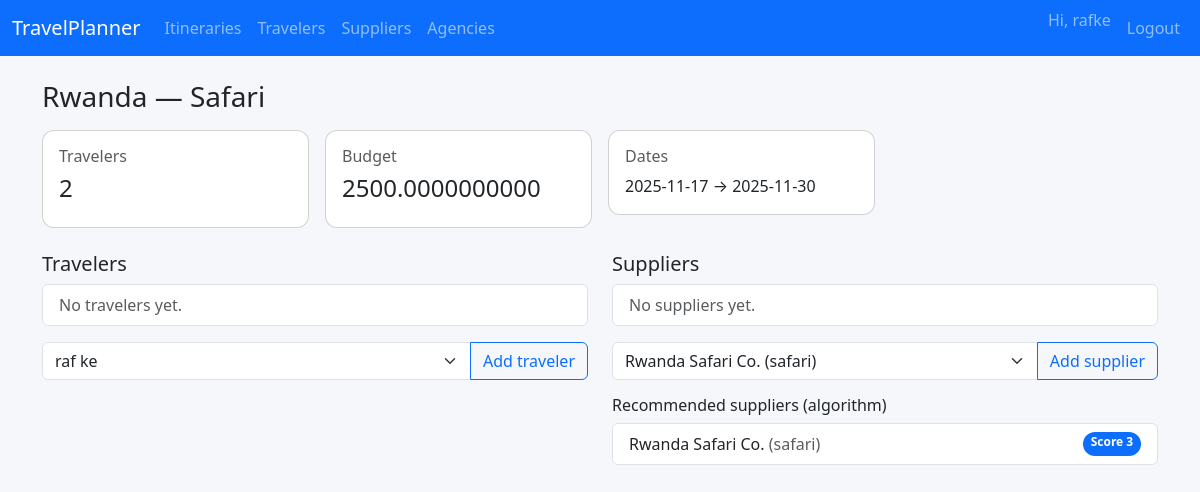
/itineraries/d35945f46d6c327978aa38e3d5d12614 (signed in), run on an earlier commit of the app's database.
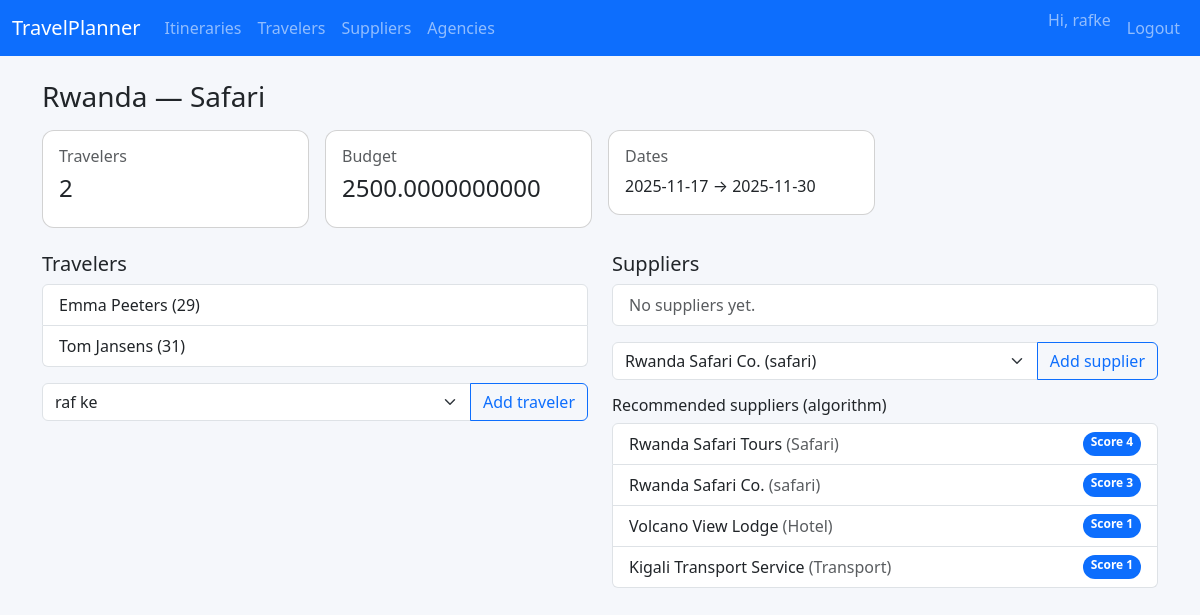
And on a later commit of the database.
### models.py (models this page shows)
class Itinerary(db.Model):
    id = db.Column(db.String(36), primary_key=True)
    agency_id = db.Column(db.String(36), db.ForeignKey("agency.id"))
    number_of_travelers = db.Column(db.Integer)
    budget = db.Column(db.Numeric)
    country = db.Column(db.String(255))
    activity_type = db.Column(db.String(255))
    start_date = db.Column(db.Date)
    end_date = db.Column(db.Date)
    agency = db.relationship("Agency", back_populates="itineraries")
    travelers = db.relationship(
        "Traveler",
        secondary="itinerary_traveler",
        back_populates="itineraries",
    )
    suppliers = db.relationship(
        "Supplier",
        secondary="itinerary_supplier",
        back_populates="itineraries",
    )

class Supplier(db.Model):
    id = db.Column(db.String(36), primary_key=True)
    agency_id = db.Column(db.String(36), db.ForeignKey("agency.id"))
    company_id = db.Column(db.String(255))
    name = db.Column(db.String(255))
    type = db.Column(db.String(255))
    agency = db.relationship("Agency", back_populates="suppliers")
    itineraries = db.relationship(
        "Itinerary",
        secondary="itinerary_supplier",
        back_populates="suppliers",
    )

class Traveler(db.Model):
    id = db.Column(db.String(36), primary_key=True)
    first_name = db.Column(db.String(255))
    last_name = db.Column(db.String(255))
    age = db.Column(db.Integer)
    email = db.Column(db.String(255))
    itineraries = db.relationship(
        "Itinerary",
        secondary="itinerary_traveler",
        back_populates="travelers",
    )
    @property
    def full_name(self):
        return f"{self.first_name} {self.last_name}"

### app.py (the view, shortened to what this page needs)
    @app.route("/itineraries/<itinerary_id>", methods=["GET", "POST"])
    @login_required
    def itinerary_detail(itinerary_id):
        itinerary = Itinerary.query.get_or_404(itinerary_id)
        all_travelers = Traveler.query.all()
        all_suppliers = Supplier.query.all()
        supplier_scores = supplier_score_for_itinerary(itinerary)
        return render_template(
            "itinerary_detail.html",
            itinerary=itinerary,
            all_travelers=all_travelers,
            all_suppliers=all_suppliers,
            supplier_scores=supplier_scores,
            mode="view",
        )

### models.py (called while the page is built)
def supplier_score_for_itinerary(itinerary):
    suppliers = Supplier.query.all()
    results = []
    for s in suppliers:
        score = 0
        if s.type and itinerary.activity_type:
            if s.type.lower() == itinerary.activity_type.lower():
                score += 3
            elif s.type.lower() in itinerary.activity_type.lower():
                score += 2
        usage_count = (
            db.session.query(func.count(ItinerarySupplier.itinerary_id))
            .filter(ItinerarySupplier.supplier_id == s.id)
            .scalar()
        )
        score += min(usage_count, 5)
        results.append((s, score))
    results.sort(key=lambda x: x[1], reverse=True)
    return results

### templates/itinerary_detail.html (shortened to what this page needs)
{% extends "base.html" %}
{% block content %}
{% if mode == "new" %}
<h3 class="mb-3">Create itinerary</h3>
<form method="post">
  <div class="row g-3">
    <div class="col-md-4">
      <label class="form-label">Agency</label>
      <select name="agency_id" class="form-select">
        <option value="">(none)</option>
        {% for a in agencies %}
        <option value="{{ a.id }}">{{ a.name }}</option>
        {% endfor %}
      </select>
    </div>
    <div class="col-md-4">
      <label class="form-label">Country</label>
      <input type="text" name="country" class="form-control" />
    </div>
    <div class="col-md-4">
      <label class="form-label">Activity type</label>
      <input type="text" name="activity_type" class="form-control" />
    </div>
    <div class="col-md-4">
      <label class="form-label">Number of travelers</label>
      <input type="number" name="number_of_travelers" class="form-control" />
    </div>
    <div class="col-md-4">
      <label class="form-label">Budget</label>
      <input type="number" step="0.01" name="budget" class="form-control" />
    </div>
    <div class="col-md-4">
      <label class="form-label">Start date</label>
      <input type="date" name="start_date" class="form-control" />
    </div>
    <div class="col-md-4">
      <label class="form-label">End date</label>
      <input type="date" name="end_date" class="form-control" />
    </div>
  </div>
  <button class="btn btn-success mt-3">Save</button>
</form>
{% else %}
<h3 class="mb-3">
  {{ itinerary.country }} — {{ itinerary.activity_type }}
</h3>
<div class="row g-3 mb-4">
  <div class="col-md-3">
    <div class="card">
      <div class="card-body">
        <h6 class="text-muted">Travelers</h6>
        <h4>{{ itinerary.number_of_travelers }}</h4>
      </div>
    </div>
  </div>
  <div class="col-md-3">
    <div class="card">
      <div class="card-body">
        <h6 class="text-muted">Budget</h6>
        <h4>{{ itinerary.budget }}</h4>
      </div>
    </div>
  </div>
  <div class="col-md-3">
    <div class="card">
      <div class="card-body">
        <h6 class="text-muted">Dates</h6>
        <div>{{ itinerary.start_date }} → {{ itinerary.end_date }}</div>
      </div>
    </div>
  </div>
</div>
<div class="row g-4">
  <div class="col-md-6">
    <h5>Travelers</h5>
    <ul class="list-group mb-3">
      {% for t in itinerary.travelers %}
      <li class="list-group-item">{{ t.full_name }} ({{ t.age }})</li>
      {% else %}
      <li class="list-group-item text-muted">No travelers yet.</li>
      {% endfor %}
    </ul>
    <form method="post">
      <div class="input-group">
        <select name="traveler_id" class="form-select">
          {% for t in all_travelers %}
          <option value="{{ t.id }}">{{ t.full_name }}</option>
          {% endfor %}
        </select>
        <button class="btn btn-outline-primary" name="add_traveler">Add traveler</button>
      </div>
    </form>
  </div>
  <div class="col-md-6">
    <h5>Suppliers</h5>
    <ul class="list-group mb-3">
      {% for s in itinerary.suppliers %}
      <li class="list-group-item">{{ s.name }} ({{ s.type }})</li>
      {% else %}
      <li class="list-group-item text-muted">No suppliers yet.</li>
      {% endfor %}
    </ul>
    <form method="post">
      <div class="input-group mb-3">
        <select name="supplier_id" class="form-select">
          {% for s in all_suppliers %}
          <option value="{{ s.id }}">{{ s.name }} ({{ s.type }})</option>
          {% endfor %}
        </select>
        <button class="btn btn-outline-primary" name="add_supplier">Add supplier</button>
      </div>
    </form>
    <h6 class="mt-3">Recommended suppliers (algorithm)</h6>
    <ul class="list-group">
      {% for s, score in supplier_scores %}
      <li class="list-group-item d-flex justify-content-between">
        <span>{{ s.name }} <span class="text-muted">({{ s.type }})</span></span>
        <span class="badge bg-primary rounded-pill">Score {{ score }}</span>
      </li>
      {% else %}
      <li class="list-group-item text-muted">No suppliers available.</li>
      {% endfor %}
    </ul>
  </div>
</div>
{% endif %}
{% endblock %}

### templates/base.html (shortened to what this page needs)
<!doctype html>
<html lang="en">
  <head>
    <link
      href="https://cdn.jsdelivr.net/npm/bootstrap@5.3.3/dist/css/bootstrap.min.css"
      rel="stylesheet"
    />
    <link rel="stylesheet" href="{{ url_for('static', filename='style.css') }}" />
  </head>
  <body>
    <nav class="navbar navbar-expand-lg navbar-dark bg-primary">
      <div class="container-fluid">
        <a class="navbar-brand" href="{{ url_for('dashboard') }}">TravelPlanner</a>
        <div class="collapse navbar-collapse">
          <ul class="navbar-nav me-auto">
            {% if session.get('user_id') %}
            <li class="nav-item">
              <a class="nav-link" href="{{ url_for('itineraries_list') }}">Itineraries</a>
            </li>
            <li class="nav-item">
              <a class="nav-link" href="{{ url_for('travelers_list') }}">Travelers</a>
            </li>
            <li class="nav-item">
              <a class="nav-link" href="{{ url_for('suppliers_list') }}">Suppliers</a>
            </li>
            <li class="nav-item">
              <a class="nav-link" href="{{ url_for('agencies_list') }}">Agencies</a>
            </li>
            {% endif %}
          </ul>
          <ul class="navbar-nav ms-auto">
            {% if session.get('user_id') %}
            <li class="nav-item">
              <span class="navbar-text me-2">Hi, {{ session['username'] }}</span>
            </li>
            <li class="nav-item">
              <a class="nav-link" href="{{ url_for('logout') }}">Logout</a>
            </li>
            {% else %}
            <li class="nav-item">
              <a class="nav-link" href="{{ url_for('login') }}">Login</a>
            </li>
            {% endif %}
          </ul>
        </div>
      </div>
    </nav>
    <main class="container my-4">
      {% block content %}{% endblock %}
    </main>
  </body>
</html>

### static/style.css (style rules this page uses)
body { background: #f5f7fb; }
.card { border-radius: 12px; }

What changed in the data, as far as the page shows it:
added Traveler: full_name "Emma Peeters", age "29"
added Traveler: full_name "Tom Jansens", age "31"
added Supplier: name "Rwanda Safari Tours", type "Safari", score "4"
added Supplier: name "Volcano View Lodge", type "Hotel", score "1"
added Supplier: name "Kigali Transport Service", type "Transport", score "1"
Also different on the page:
text no longer shown: "No travelers yet."
